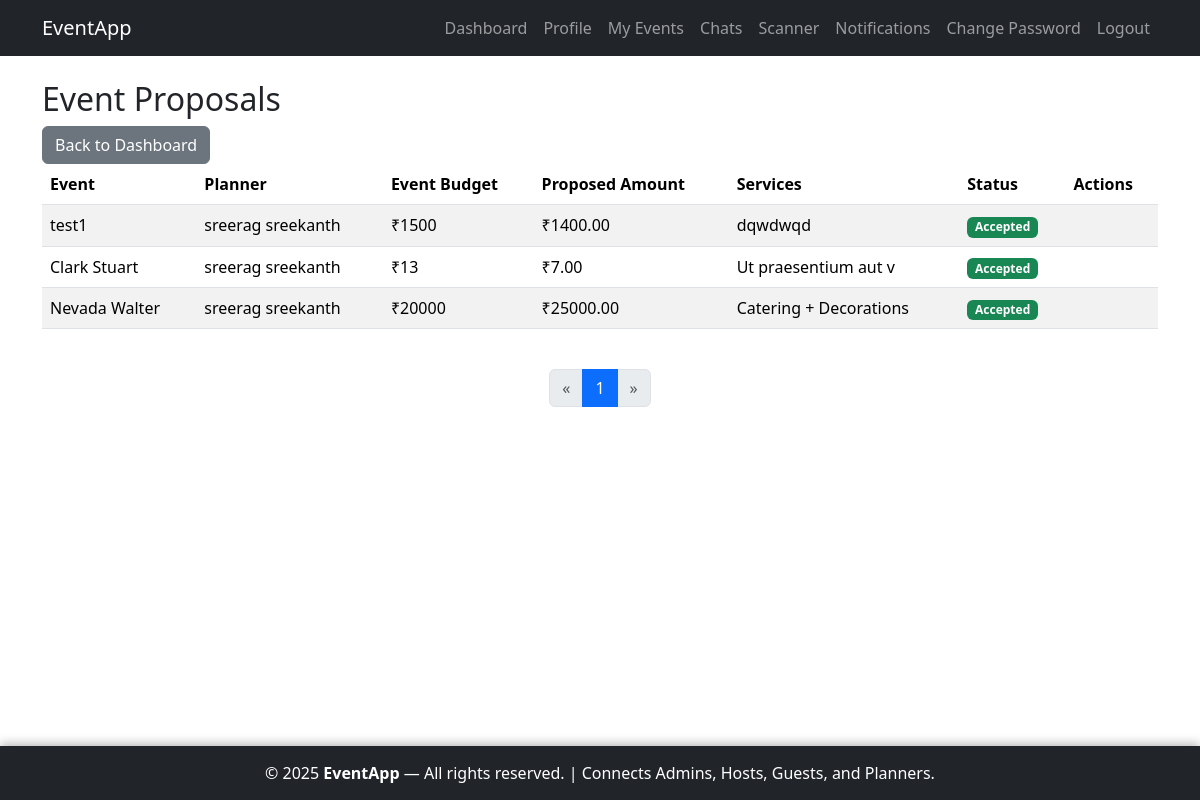
/host/proposals/ (signed in), run on the app's committed database.
### host/models.py (models this page shows, shortened)
class Proposal(models.Model):
    STATUS_CHOICES = [
        ('pending', 'Pending'),
        ('accepted', 'Accepted'),
        ('rejected', 'Rejected'),
    ]
    event = models.ForeignKey(Event, on_delete=models.CASCADE, related_name='proposals')
    planner = models.ForeignKey(settings.AUTH_USER_MODEL, on_delete=models.CASCADE, related_name='proposals')
    amount = models.DecimalField(max_digits=10, decimal_places=2)
    services = models.TextField()  # e.g., "Catering + Decorations"
    timeline = models.CharField(max_length=255, blank=True)
    status = models.CharField(max_length=10, choices=STATUS_CHOICES, default='pending')
    created_at = models.DateTimeField(auto_now_add=True)

class Event(models.Model):
    NEEDS_CHOICES = [
        ('catering', 'Catering'),
        ('decorations', 'Decorations'),
        ('photography', 'Photography'),
        ('music', 'Music/DJ'),
        ('venue', 'Venue Setup'),
        ('other', 'Other'),
    ]
    host = models.ForeignKey(settings.AUTH_USER_MODEL, on_delete=models.CASCADE, related_name='events')
    name = models.CharField(max_length=255)
    start_date = models.DateTimeField()
    end_date = models.DateTimeField()
    budget = models.DecimalField(max_digits=10, decimal_places=2)
    guest_count = models.PositiveIntegerField()
    needs = models.CharField(max_length=255, blank=True)
    banner = models.ImageField(upload_to='events/', blank=True, null=True)
    venue_details = models.TextField(blank=True)
    created_at = models.DateTimeField(auto_now_add=True)
    updated_at = models.DateTimeField(auto_now=True)
    class Meta:
        ordering = ['-created_at']

### accounts/models.py (models this page shows, shortened)
class CustomUser(AbstractUser):
    ROLE_CHOICES = [
        ('planner', 'Planner'),
        ('guest', 'Guest'),
        ('host', 'Host'),
    ]
    role = models.CharField(
        max_length=10, choices=ROLE_CHOICES, blank=True, null=True,
        help_text="User role (None for superusers/admins)"
    )
    full_name = models.CharField(max_length=255, blank=True)
    email = models.EmailField(unique=True, blank=False)  # Enforced required in forms
    mobile_number = models.CharField(max_length=10, blank=True)
    address = models.TextField(blank=True)
    profile_picture = models.ImageField(upload_to='profiles/', blank=True, null=True)
    is_approved = models.BooleanField(default=False, help_text="For planners/guests only")

### host/views.py (the view)
# urls.py: path('proposals/', views.ProposalsView.as_view(), name='proposals'),
class ProposalsView(LoginRequiredMixin, HostRequiredMixin, ListView):
    model = Proposal
    template_name = 'host/proposals.html'
    context_object_name = 'proposals'
    def get_queryset(self):
        return Proposal.objects.filter(event__host=self.request.user).order_by('-created_at')
    def get_context_data(self, **kwargs):
        context = super().get_context_data(**kwargs)
        queryset = self.get_queryset()
        page_obj, paginated_proposals = paginate_queryset(self.request, queryset)
        context['page_obj'] = page_obj
        context['proposals'] = paginated_proposals  # override context_object_name with paginated results
        return context

### host/views.py (called while the page is built)
    def test_func(self):
        return self.request.user.is_authenticated and self.request.user.role == 'host'

### utils/pagination.py (called while the page is built)
def paginate_queryset(request, queryset):
    paginator = Paginator(queryset, DEFAULT_PER_PAGE)
    page_number = request.GET.get('page')
    try:
        page_obj = paginator.page(page_number)
    except PageNotAnInteger:
        page_obj = paginator.page(1)
    except EmptyPage:
        page_obj = paginator.page(paginator.num_pages)
    return page_obj, page_obj.object_list

### host/templates/host/proposals.html (shortened to what this page needs)
{% extends 'accounts/base.html' %}
{% block content %}
<div class="row">
    <div class="col-12">
        <h2>Event Proposals</h2>
        <a href="{% url 'host:dashboard' %}" class="btn btn-secondary">Back to Dashboard</a>
    </div>
</div>
<div class="row">
    <div class="col-12">
        <div class="table-responsive">
            <table class="table table-striped">
                <thead>
                    <tr>
                    <th>Event</th>
                    <th>Planner</th>
                    <th>Event Budget</th>
                    <th>Proposed Amount</th>
                    <th>Services</th>
                    <th>Status</th>
                    <th>Actions</th>
                    </tr>
                </thead>
                <tbody>
                    {% for proposal in proposals %}
                    <tr>
                        <td>{{ proposal.event.name }}</td>
                        <td>{{ proposal.planner.full_name }}</td>
                        <td>₹{{ proposal.event.budget|floatformat:0 }}</td>
                        <td>₹{{ proposal.amount }}</td>
                        <td>{{ proposal.services|truncatewords:5 }}</td>
                        <td><span class="badge bg-{% if proposal.status == 'pending' %}warning{% elif proposal.status == 'accepted' %}success{% else %}danger{% endif %}">{{ proposal.status|title }}</span></td>
<td>
</td>
                    </tr>
                    {% empty %}
                    <tr><td colspan="6" class="text-center">No proposals yet.</td></tr>
                    {% endfor %}
                </tbody>
            </table>
        </div>
    </div>
</div>
                {% include 'partials/pagination.html' %}
{% endblock %}

### accounts/templates/accounts/base.html (style rules this page uses)
html, body { height: 100%; margin: 0; }
body { display: flex; flex-direction: column; min-height: 100vh; }

### data on the page
Proposal: event.name "test1", planner.full_name "sreerag sreekanth", event.budget "1500", amount "1400.00", services "dqwdwqd", status "Accepted"
Proposal: event.name "Clark Stuart", planner.full_name "sreerag sreekanth", event.budget "13", amount "7.00", services "Ut praesentium aut v", status "Accepted"
Proposal: event.name "Nevada Walter", planner.full_name "sreerag sreekanth", event.budget "20000", amount "25000.00", services "Catering + Decorations", status "Accepted"

### other printed values
{{ num }} "1"
